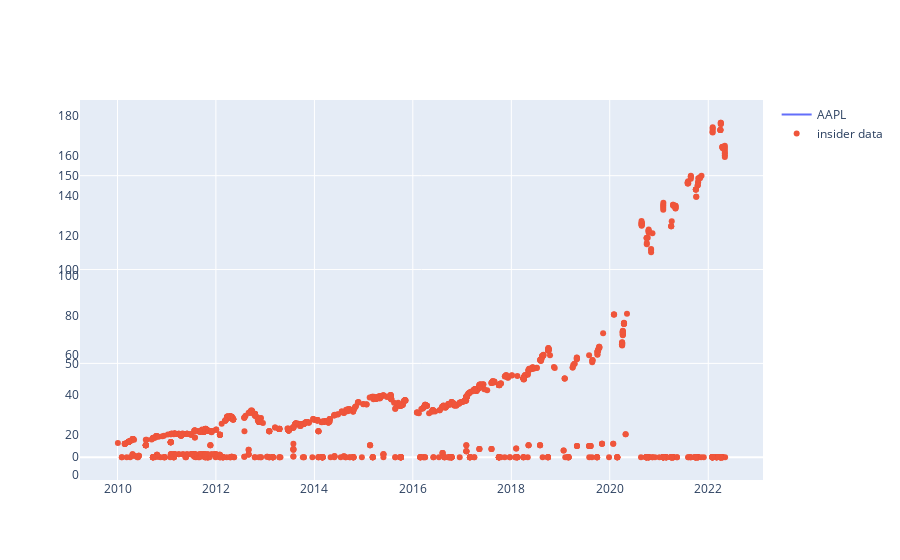

Source (notebook cell):
### Code cell
fig

### Figure 1 — Plotly figure (JSON) as saved in the notebook; plotly's stock layout.template omitted (floating-point values rounded to 4 significant figures; data arrays with more than 128 entries replaced by an {"elided": "..."} marker saying what was removed)
{"data": [{"name": "AAPL", "type": "scatter", "x": {"elided": "1858 str values"}, "y": {"elided": "1858 float values"}, "yaxis": "y"}, {"mode": "markers", "name": "insider data", "type": "scatter", "x": {"elided": "2274 str values"}, "y": {"elided": "2274 float values"}, "yaxis": "y2"}], "layout": {}}
